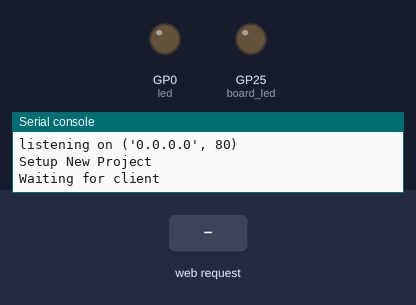
Bench run of a program on a simulated Raspberry Pi Pico running MicroPython. Parts: output pins drawn as LEDs (lit = HIGH), the last lines printed to the serial console. The test bench sets the inputs (shaded band). WiFi joins after 1.5 s.

Above: at 3.2 s.
3.3 s: HTTP request GET /light/on received
At 4.5 s:
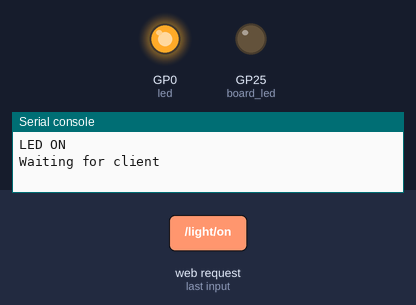
4.8 s: HTTP request GET /light/off received
At 5.7 s:
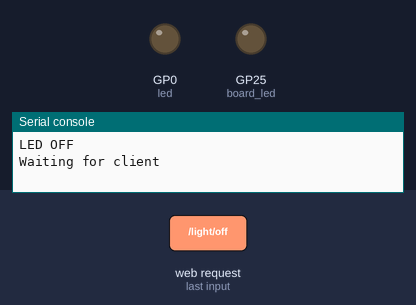
Timing chart, 0 to 7.8 s (numbered marks = the images above; inputs shaded):
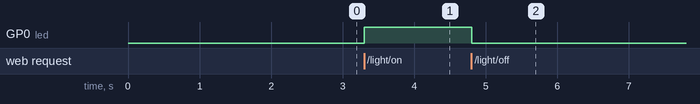

The program:

server.py
```python
import network
import urequests
import socket

from machine import Pin
from time import sleep

# Connect to WiFi
wlan = network.WLAN(network.STA_IF)
wlan.active(True)

ssid = "TorqueHouse"
password = "ProvideInternet"
wlan.connect(ssid, password)

print('Connecting to WiFi...')
# Wait for connect or fail
print(wlan.status())
max_wait = 10
while max_wait > 0:
    if wlan.status() < 0 or wlan.status() >= 3:
        break
    max_wait -= 1
    print('waiting for connection...')
    sleep(1)
# Handle connection error
if wlan.status() != 3:
    print(wlan.status())
    raise RuntimeError('network connection failed')
else:
    print('connected')
    status = wlan.ifconfig()
    print( 'ip = ' + status[0] )


# print("\n\n2. Querying the current GMT+0 time using an API")
# req2 = urequests.get("http://worldtimeapi.org/api/timezone/America/Denver")
# print('Req: ', req2.json())
html = """<!DOCTYPE html>
<html>
    <head> <title>Led Controller</title> </head>
    <body> <h1>
        %s
    </h1>
    </body>
</html>
"""
addr = socket.getaddrinfo('0.0.0.0', 80)[0][-1]
s = socket.socket()
s.bind(addr)
s.listen(1)
print('listening on', addr)
led = Pin(0, Pin.OUT)
board_led = Pin("LED", Pin.OUT)
print('Setup New Project')

while True:
    try:
        print("Waiting for client")
        cl,addr = s.accept()
        print('client connected from', addr)
        incomingRequest = cl.recv(1024)
        print('Request: ', incomingRequest)

        request =str(incomingRequest)
        led_on = request.find('/light/on')
        led_off = request.find('/light/off')
        stateis = "Unknown"
        if led_on == 6:
            print('LED ON')
            led.value(1)
            stateis = "LED is ON"

        if led_off == 6:
            print('LED OFF')
            led.value(0)
            stateis = "LED is OFF"

        response = html % stateis
        cl.send('HTTP/1.0 200 OK\r\nContent-type: text/html\r\n\r\n')
        cl.send(response)
        cl.close()
    except OSError as e:
        cl.close()
        print('Connection Failed')
        print('Exception: ', e)
        break


# while True:
#     led.value(not led.value())
#     sleep(0.5)
#     board_led.value(not board_led.value())
#     sleep(0.5)
```

Measured:
- after the input at 3.3 s, GP0 (led): LOW → HIGH at once
- after the input at 4.8 s, GP0 (led): HIGH → LOW at once
